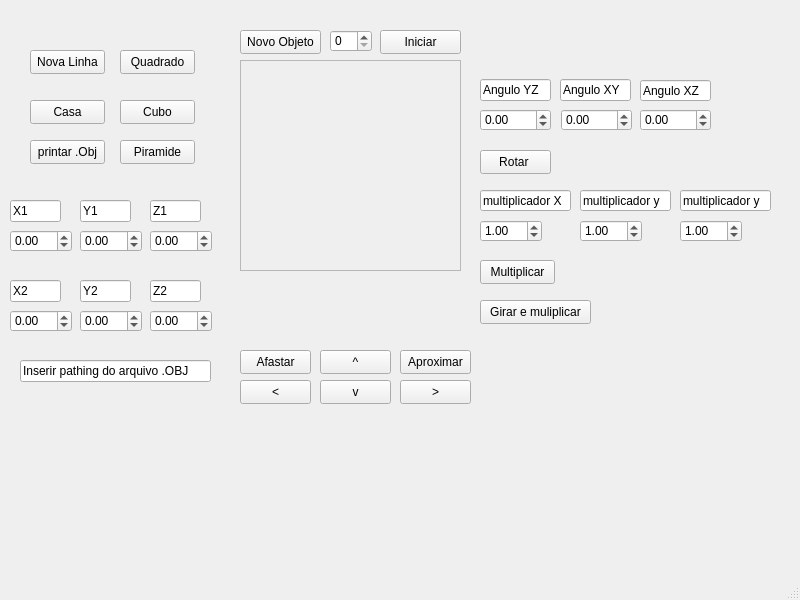
<?xml version="1.0" encoding="UTF-8"?>
<ui version="4.0">
 <class>MainWindow</class>
 <widget class="QMainWindow" name="MainWindow">
  <property name="geometry">
   <rect>
    <x>0</x>
    <y>0</y>
    <width>800</width>
    <height>600</height>
   </rect>
  </property>
  <property name="windowTitle">
   <string>MainWindow</string>
  </property>
  <widget class="QWidget" name="centralwidget">
   <widget class="newFrame" name="frame">
    <property name="geometry">
     <rect>
      <x>240</x>
      <y>60</y>
      <width>221</width>
      <height>211</height>
     </rect>
    </property>
    <property name="frameShape">
     <enum>QFrame::Shape::StyledPanel</enum>
    </property>
    <property name="frameShadow">
     <enum>QFrame::Shadow::Raised</enum>
    </property>
   </widget>
   <widget class="QPushButton" name="pushButton">
    <property name="geometry">
     <rect>
      <x>30</x>
      <y>50</y>
      <width>75</width>
      <height>24</height>
     </rect>
    </property>
    <property name="text">
     <string>Nova Linha</string>
    </property>
   </widget>
   <widget class="QPushButton" name="pushButton_2">
    <property name="geometry">
     <rect>
      <x>240</x>
      <y>30</y>
      <width>81</width>
      <height>24</height>
     </rect>
    </property>
    <property name="text">
     <string>Novo Objeto</string>
    </property>
   </widget>
   <widget class="QDoubleSpinBox" name="x1">
    <property name="geometry">
     <rect>
      <x>10</x>
      <y>230</y>
      <width>62</width>
      <height>22</height>
     </rect>
    </property>
    <property name="minimum">
     <double>-99.989999999999995</double>
    </property>
   </widget>
   <widget class="QDoubleSpinBox" name="y1">
    <property name="geometry">
     <rect>
      <x>80</x>
      <y>230</y>
      <width>62</width>
      <height>22</height>
     </rect>
    </property>
    <property name="minimum">
     <double>-99.989999999999995</double>
    </property>
   </widget>
   <widget class="QDoubleSpinBox" name="x2">
    <property name="geometry">
     <rect>
      <x>10</x>
      <y>310</y>
      <width>62</width>
      <height>22</height>
     </rect>
    </property>
    <property name="minimum">
     <double>-99.989999999999995</double>
    </property>
   </widget>
   <widget class="QDoubleSpinBox" name="y2">
    <property name="geometry">
     <rect>
      <x>80</x>
      <y>310</y>
      <width>62</width>
      <height>22</height>
     </rect>
    </property>
    <property name="minimum">
     <double>-99.989999999999995</double>
    </property>
   </widget>
   <widget class="QLineEdit" name="lineEdit_2">
    <property name="geometry">
     <rect>
      <x>10</x>
      <y>200</y>
      <width>51</width>
      <height>22</height>
     </rect>
    </property>
    <property name="text">
     <string>X1</string>
    </property>
    <property name="readOnly">
     <bool>true</bool>
    </property>
   </widget>
   <widget class="QLineEdit" name="lineEdit_3">
    <property name="geometry">
     <rect>
      <x>80</x>
      <y>200</y>
      <width>51</width>
      <height>22</height>
     </rect>
    </property>
    <property name="text">
     <string>Y1</string>
    </property>
    <property name="readOnly">
     <bool>true</bool>
    </property>
   </widget>
   <widget class="QLineEdit" name="lineEdit_6">
    <property name="geometry">
     <rect>
      <x>10</x>
      <y>280</y>
      <width>51</width>
      <height>22</height>
     </rect>
    </property>
    <property name="text">
     <string>X2</string>
    </property>
    <property name="readOnly">
     <bool>true</bool>
    </property>
   </widget>
   <widget class="QLineEdit" name="lineEdit_7">
    <property name="geometry">
     <rect>
      <x>80</x>
      <y>280</y>
      <width>51</width>
      <height>22</height>
     </rect>
    </property>
    <property name="text">
     <string>Y2</string>
    </property>
    <property name="readOnly">
     <bool>true</bool>
    </property>
   </widget>
   <widget class="QSpinBox" name="Index">
    <property name="geometry">
     <rect>
      <x>330</x>
      <y>30</y>
      <width>42</width>
      <height>22</height>
     </rect>
    </property>
   </widget>
   <widget class="QPushButton" name="pushButton_5">
    <property name="geometry">
     <rect>
      <x>120</x>
      <y>50</y>
      <width>75</width>
      <height>24</height>
     </rect>
    </property>
    <property name="text">
     <string>Quadrado</string>
    </property>
   </widget>
   <widget class="QPushButton" name="pushButton_3">
    <property name="geometry">
     <rect>
      <x>480</x>
      <y>300</y>
      <width>111</width>
      <height>24</height>
     </rect>
    </property>
    <property name="text">
     <string>Girar e muliplicar</string>
    </property>
   </widget>
   <widget class="QDoubleSpinBox" name="anguloZ">
    <property name="geometry">
     <rect>
      <x>561</x>
      <y>109</y>
      <width>71</width>
      <height>22</height>
     </rect>
    </property>
    <property name="minimum">
     <double>-359.990000000000009</double>
    </property>
    <property name="maximum">
     <double>359.990000000000009</double>
    </property>
   </widget>
   <widget class="QLineEdit" name="lineEdit_4">
    <property name="geometry">
     <rect>
      <x>560</x>
      <y>79</y>
      <width>71</width>
      <height>22</height>
     </rect>
    </property>
    <property name="text">
     <string>Angulo XY</string>
    </property>
    <property name="readOnly">
     <bool>true</bool>
    </property>
   </widget>
   <widget class="QLineEdit" name="lineEdit_5">
    <property name="geometry">
     <rect>
      <x>480</x>
      <y>190</y>
      <width>91</width>
      <height>21</height>
     </rect>
    </property>
    <property name="text">
     <string>multiplicador X</string>
    </property>
    <property name="readOnly">
     <bool>true</bool>
    </property>
   </widget>
   <widget class="QLineEdit" name="lineEdit_8">
    <property name="geometry">
     <rect>
      <x>580</x>
      <y>190</y>
      <width>91</width>
      <height>21</height>
     </rect>
    </property>
    <property name="text">
     <string>multiplicador y</string>
    </property>
    <property name="readOnly">
     <bool>true</bool>
    </property>
   </widget>
   <widget class="QDoubleSpinBox" name="multi_y">
    <property name="geometry">
     <rect>
      <x>580</x>
      <y>220</y>
      <width>62</width>
      <height>22</height>
     </rect>
    </property>
    <property name="minimum">
     <double>-99.989999999999995</double>
    </property>
    <property name="maximum">
     <double>99.989999999999995</double>
    </property>
    <property name="value">
     <double>1.000000000000000</double>
    </property>
   </widget>
   <widget class="QDoubleSpinBox" name="multi_x">
    <property name="geometry">
     <rect>
      <x>480</x>
      <y>220</y>
      <width>62</width>
      <height>22</height>
     </rect>
    </property>
    <property name="minimum">
     <double>-99.989999999999995</double>
    </property>
    <property name="maximum">
     <double>99.989999999999995</double>
    </property>
    <property name="value">
     <double>1.000000000000000</double>
    </property>
   </widget>
   <widget class="QPushButton" name="pushButton_4">
    <property name="geometry">
     <rect>
      <x>480</x>
      <y>260</y>
      <width>75</width>
      <height>24</height>
     </rect>
    </property>
    <property name="text">
     <string>Multiplicar</string>
    </property>
   </widget>
   <widget class="QPushButton" name="RemovarOBJ">
    <property name="geometry">
     <rect>
      <x>380</x>
      <y>30</y>
      <width>81</width>
      <height>24</height>
     </rect>
    </property>
    <property name="text">
     <string>Iniciar</string>
    </property>
   </widget>
   <widget class="QPushButton" name="RotarDir">
    <property name="geometry">
     <rect>
      <x>480</x>
      <y>150</y>
      <width>71</width>
      <height>24</height>
     </rect>
    </property>
    <property name="text">
     <string>Rotar </string>
    </property>
   </widget>
   <widget class="QPushButton" name="pushButton_6">
    <property name="geometry">
     <rect>
      <x>320</x>
      <y>350</y>
      <width>71</width>
      <height>24</height>
     </rect>
    </property>
    <property name="text">
     <string>^</string>
    </property>
   </widget>
   <widget class="QPushButton" name="pushButton_7">
    <property name="geometry">
     <rect>
      <x>320</x>
      <y>380</y>
      <width>71</width>
      <height>24</height>
     </rect>
    </property>
    <property name="text">
     <string>v</string>
    </property>
   </widget>
   <widget class="QPushButton" name="pushButton_8">
    <property name="geometry">
     <rect>
      <x>240</x>
      <y>380</y>
      <width>71</width>
      <height>24</height>
     </rect>
    </property>
    <property name="text">
     <string>&lt;</string>
    </property>
   </widget>
   <widget class="QPushButton" name="pushButton_9">
    <property name="geometry">
     <rect>
      <x>400</x>
      <y>380</y>
      <width>71</width>
      <height>24</height>
     </rect>
    </property>
    <property name="text">
     <string>&gt;</string>
    </property>
   </widget>
   <widget class="QPushButton" name="cria_casa">
    <property name="geometry">
     <rect>
      <x>30</x>
      <y>100</y>
      <width>75</width>
      <height>24</height>
     </rect>
    </property>
    <property name="text">
     <string>Casa</string>
    </property>
   </widget>
   <widget class="QDoubleSpinBox" name="z1">
    <property name="geometry">
     <rect>
      <x>150</x>
      <y>230</y>
      <width>62</width>
      <height>22</height>
     </rect>
    </property>
    <property name="minimum">
     <double>-99.989999999999995</double>
    </property>
   </widget>
   <widget class="QDoubleSpinBox" name="z2">
    <property name="geometry">
     <rect>
      <x>150</x>
      <y>310</y>
      <width>62</width>
      <height>22</height>
     </rect>
    </property>
    <property name="minimum">
     <double>-99.989999999999995</double>
    </property>
   </widget>
   <widget class="QLineEdit" name="lineEdit_9">
    <property name="geometry">
     <rect>
      <x>150</x>
      <y>200</y>
      <width>51</width>
      <height>22</height>
     </rect>
    </property>
    <property name="text">
     <string>Z1</string>
    </property>
    <property name="readOnly">
     <bool>true</bool>
    </property>
   </widget>
   <widget class="QLineEdit" name="lineEdit_10">
    <property name="geometry">
     <rect>
      <x>150</x>
      <y>280</y>
      <width>51</width>
      <height>22</height>
     </rect>
    </property>
    <property name="text">
     <string>Z2</string>
    </property>
    <property name="readOnly">
     <bool>true</bool>
    </property>
   </widget>
   <widget class="QDoubleSpinBox" name="anguloY">
    <property name="geometry">
     <rect>
      <x>640</x>
      <y>109</y>
      <width>71</width>
      <height>22</height>
     </rect>
    </property>
    <property name="minimum">
     <double>-359.990000000000009</double>
    </property>
    <property name="maximum">
     <double>359.990000000000009</double>
    </property>
   </widget>
   <widget class="QDoubleSpinBox" name="anguloX">
    <property name="geometry">
     <rect>
      <x>480</x>
      <y>109</y>
      <width>71</width>
      <height>22</height>
     </rect>
    </property>
    <property name="minimum">
     <double>-359.990000000000009</double>
    </property>
    <property name="maximum">
     <double>359.990000000000009</double>
    </property>
   </widget>
   <widget class="QLineEdit" name="lineEdit_11">
    <property name="geometry">
     <rect>
      <x>480</x>
      <y>79</y>
      <width>71</width>
      <height>22</height>
     </rect>
    </property>
    <property name="text">
     <string>Angulo YZ</string>
    </property>
    <property name="readOnly">
     <bool>true</bool>
    </property>
   </widget>
   <widget class="QLineEdit" name="lineEdit_12">
    <property name="geometry">
     <rect>
      <x>640</x>
      <y>80</y>
      <width>71</width>
      <height>21</height>
     </rect>
    </property>
    <property name="text">
     <string>Angulo XZ</string>
    </property>
    <property name="readOnly">
     <bool>true</bool>
    </property>
   </widget>
   <widget class="QDoubleSpinBox" name="multi_y_2">
    <property name="geometry">
     <rect>
      <x>680</x>
      <y>220</y>
      <width>62</width>
      <height>22</height>
     </rect>
    </property>
    <property name="minimum">
     <double>-99.989999999999995</double>
    </property>
    <property name="maximum">
     <double>99.989999999999995</double>
    </property>
    <property name="value">
     <double>1.000000000000000</double>
    </property>
   </widget>
   <widget class="QLineEdit" name="lineEdit_13">
    <property name="geometry">
     <rect>
      <x>680</x>
      <y>190</y>
      <width>91</width>
      <height>21</height>
     </rect>
    </property>
    <property name="text">
     <string>multiplicador y</string>
    </property>
    <property name="readOnly">
     <bool>true</bool>
    </property>
   </widget>
   <widget class="QPushButton" name="pushButton_10">
    <property name="geometry">
     <rect>
      <x>120</x>
      <y>100</y>
      <width>75</width>
      <height>24</height>
     </rect>
    </property>
    <property name="text">
     <string>Cubo</string>
    </property>
   </widget>
   <widget class="QPushButton" name="pushButton_11">
    <property name="geometry">
     <rect>
      <x>120</x>
      <y>140</y>
      <width>75</width>
      <height>24</height>
     </rect>
    </property>
    <property name="text">
     <string>Piramide</string>
    </property>
   </widget>
   <widget class="QPushButton" name="pushButton_12">
    <property name="geometry">
     <rect>
      <x>30</x>
      <y>140</y>
      <width>75</width>
      <height>24</height>
     </rect>
    </property>
    <property name="text">
     <string>printar .Obj</string>
    </property>
   </widget>
   <widget class="QLineEdit" name="lineEdit_14">
    <property name="geometry">
     <rect>
      <x>20</x>
      <y>360</y>
      <width>191</width>
      <height>22</height>
     </rect>
    </property>
    <property name="text">
     <string>Inserir pathing do arquivo .OBJ</string>
    </property>
    <property name="readOnly">
     <bool>false</bool>
    </property>
   </widget>
   <widget class="QPushButton" name="Afastar">
    <property name="geometry">
     <rect>
      <x>240</x>
      <y>350</y>
      <width>71</width>
      <height>24</height>
     </rect>
    </property>
    <property name="text">
     <string>Afastar</string>
    </property>
   </widget>
   <widget class="QPushButton" name="Aproximar">
    <property name="geometry">
     <rect>
      <x>400</x>
      <y>350</y>
      <width>71</width>
      <height>24</height>
     </rect>
    </property>
    <property name="text">
     <string>Aproximar</string>
    </property>
   </widget>
  </widget>
  <widget class="QMenuBar" name="menubar">
   <property name="geometry">
    <rect>
     <x>0</x>
     <y>0</y>
     <width>800</width>
     <height>22</height>
    </rect>
   </property>
  </widget>
  <widget class="QStatusBar" name="statusbar"/>
 </widget>
 <customwidgets>
  <customwidget>
   <class>newFrame</class>
   <extends>QFrame</extends>
   <header>newframe.h</header>
   <container>1</container>
   <slots>
    <slot>NewLinha()</slot>
    <slot>Atualizar()</slot>
    <slot>Rotar()</slot>
    <slot>Escalar()</slot>
    <slot>New()</slot>
    <slot>ReadObj()</slot>
    <slot>Acima()</slot>
    <slot>Abaixo()</slot>
    <slot>Direita()</slot>
    <slot>Esquerda()</slot>
    <slot>Afastar()</slot>
    <slot>Aproximar()</slot>
    <slot>FazerQuadrado()</slot>
    <slot>Iniciar()</slot>
    <slot>SoRodar()</slot>
    <slot>FazerCasa()</slot>
    <slot>Cubo()</slot>
    <slot>Piramide()</slot>
   </slots>
  </customwidget>
 </customwidgets>
 <resources/>
 <connections>
  <connection>
   <sender>pushButton</sender>
   <signal>clicked()</signal>
   <receiver>frame</receiver>
   <slot>NewLinha()</slot>
   <hints>
    <hint type="sourcelabel">
     <x>72</x>
     <y>78</y>
    </hint>
    <hint type="destinationlabel">
     <x>257</x>
     <y>99</y>
    </hint>
   </hints>
  </connection>
  <connection>
   <sender>pushButton_2</sender>
   <signal>clicked()</signal>
   <receiver>frame</receiver>
   <slot>New()</slot>
   <hints>
    <hint type="sourcelabel">
     <x>289</x>
     <y>59</y>
    </hint>
    <hint type="destinationlabel">
     <x>249</x>
     <y>124</y>
    </hint>
   </hints>
  </connection>
  <connection>
   <sender>pushButton_2</sender>
   <signal>clicked()</signal>
   <receiver>Index</receiver>
   <slot>stepUp()</slot>
   <hints>
    <hint type="sourcelabel">
     <x>248</x>
     <y>64</y>
    </hint>
    <hint type="destinationlabel">
     <x>340</x>
     <y>63</y>
    </hint>
   </hints>
  </connection>
  <connection>
   <sender>pushButton_5</sender>
   <signal>clicked()</signal>
   <receiver>frame</receiver>
   <slot>FazerQuadrado()</slot>
   <hints>
    <hint type="sourcelabel">
     <x>176</x>
     <y>87</y>
    </hint>
    <hint type="destinationlabel">
     <x>270</x>
     <y>101</y>
    </hint>
   </hints>
  </connection>
  <connection>
   <sender>pushButton_5</sender>
   <signal>clicked()</signal>
   <receiver>Index</receiver>
   <slot>stepUp()</slot>
   <hints>
    <hint type="sourcelabel">
     <x>163</x>
     <y>77</y>
    </hint>
    <hint type="destinationlabel">
     <x>336</x>
     <y>61</y>
    </hint>
   </hints>
  </connection>
  <connection>
   <sender>pushButton_3</sender>
   <signal>clicked()</signal>
   <receiver>frame</receiver>
   <slot>Rotar()</slot>
   <hints>
    <hint type="sourcelabel">
     <x>518</x>
     <y>345</y>
    </hint>
    <hint type="destinationlabel">
     <x>252</x>
     <y>163</y>
    </hint>
   </hints>
  </connection>
  <connection>
   <sender>pushButton_4</sender>
   <signal>clicked()</signal>
   <receiver>frame</receiver>
   <slot>Escalar()</slot>
   <hints>
    <hint type="sourcelabel">
     <x>516</x>
     <y>292</y>
    </hint>
    <hint type="destinationlabel">
     <x>460</x>
     <y>276</y>
    </hint>
   </hints>
  </connection>
  <connection>
   <sender>RotarDir</sender>
   <signal>clicked()</signal>
   <receiver>frame</receiver>
   <slot>SoRodar()</slot>
   <hints>
    <hint type="sourcelabel">
     <x>490</x>
     <y>195</y>
    </hint>
    <hint type="destinationlabel">
     <x>400</x>
     <y>249</y>
    </hint>
   </hints>
  </connection>
  <connection>
   <sender>pushButton_6</sender>
   <signal>clicked()</signal>
   <receiver>frame</receiver>
   <slot>Acima()</slot>
   <hints>
    <hint type="sourcelabel">
     <x>339</x>
     <y>389</y>
    </hint>
    <hint type="destinationlabel">
     <x>325</x>
     <y>277</y>
    </hint>
   </hints>
  </connection>
  <connection>
   <sender>pushButton_7</sender>
   <signal>clicked()</signal>
   <receiver>frame</receiver>
   <slot>Abaixo()</slot>
   <hints>
    <hint type="sourcelabel">
     <x>361</x>
     <y>418</y>
    </hint>
    <hint type="destinationlabel">
     <x>381</x>
     <y>283</y>
    </hint>
   </hints>
  </connection>
  <connection>
   <sender>pushButton_9</sender>
   <signal>clicked()</signal>
   <receiver>frame</receiver>
   <slot>Direita()</slot>
   <hints>
    <hint type="sourcelabel">
     <x>432</x>
     <y>414</y>
    </hint>
    <hint type="destinationlabel">
     <x>434</x>
     <y>284</y>
    </hint>
   </hints>
  </connection>
  <connection>
   <sender>pushButton_8</sender>
   <signal>clicked()</signal>
   <receiver>frame</receiver>
   <slot>Esquerda()</slot>
   <hints>
    <hint type="sourcelabel">
     <x>283</x>
     <y>424</y>
    </hint>
    <hint type="destinationlabel">
     <x>288</x>
     <y>273</y>
    </hint>
   </hints>
  </connection>
  <connection>
   <sender>cria_casa</sender>
   <signal>clicked()</signal>
   <receiver>frame</receiver>
   <slot>FazerCasa()</slot>
   <hints>
    <hint type="sourcelabel">
     <x>72</x>
     <y>145</y>
    </hint>
    <hint type="destinationlabel">
     <x>249</x>
     <y>145</y>
    </hint>
   </hints>
  </connection>
  <connection>
   <sender>cria_casa</sender>
   <signal>clicked()</signal>
   <receiver>Index</receiver>
   <slot>stepUp()</slot>
   <hints>
    <hint type="sourcelabel">
     <x>34</x>
     <y>137</y>
    </hint>
    <hint type="destinationlabel">
     <x>351</x>
     <y>66</y>
    </hint>
   </hints>
  </connection>
  <connection>
   <sender>RemovarOBJ</sender>
   <signal>clicked()</signal>
   <receiver>Index</receiver>
   <slot>stepDown()</slot>
   <hints>
    <hint type="sourcelabel">
     <x>460</x>
     <y>75</y>
    </hint>
    <hint type="destinationlabel">
     <x>361</x>
     <y>64</y>
    </hint>
   </hints>
  </connection>
  <connection>
   <sender>pushButton_10</sender>
   <signal>clicked()</signal>
   <receiver>frame</receiver>
   <slot>Cubo()</slot>
   <hints>
    <hint type="sourcelabel">
     <x>163</x>
     <y>133</y>
    </hint>
    <hint type="destinationlabel">
     <x>247</x>
     <y>177</y>
    </hint>
   </hints>
  </connection>
  <connection>
   <sender>pushButton_10</sender>
   <signal>clicked()</signal>
   <receiver>Index</receiver>
   <slot>stepUp()</slot>
   <hints>
    <hint type="sourcelabel">
     <x>176</x>
     <y>136</y>
    </hint>
    <hint type="destinationlabel">
     <x>355</x>
     <y>64</y>
    </hint>
   </hints>
  </connection>
  <connection>
   <sender>pushButton_11</sender>
   <signal>clicked()</signal>
   <receiver>frame</receiver>
   <slot>Piramide()</slot>
   <hints>
    <hint type="sourcelabel">
     <x>155</x>
     <y>175</y>
    </hint>
    <hint type="destinationlabel">
     <x>242</x>
     <y>197</y>
    </hint>
   </hints>
  </connection>
  <connection>
   <sender>pushButton_12</sender>
   <signal>clicked()</signal>
   <receiver>frame</receiver>
   <slot>ReadObj()</slot>
   <hints>
    <hint type="sourcelabel">
     <x>78</x>
     <y>177</y>
    </hint>
    <hint type="destinationlabel">
     <x>253</x>
     <y>216</y>
    </hint>
   </hints>
  </connection>
  <connection>
   <sender>RemovarOBJ</sender>
   <signal>clicked()</signal>
   <receiver>frame</receiver>
   <slot>Iniciar()</slot>
   <hints>
    <hint type="sourcelabel">
     <x>445</x>
     <y>62</y>
    </hint>
    <hint type="destinationlabel">
     <x>452</x>
     <y>100</y>
    </hint>
   </hints>
  </connection>
  <connection>
   <sender>Aproximar</sender>
   <signal>clicked()</signal>
   <receiver>frame</receiver>
   <slot>Aproximar()</slot>
   <hints>
    <hint type="sourcelabel">
     <x>435</x>
     <y>387</y>
    </hint>
    <hint type="destinationlabel">
     <x>440</x>
     <y>284</y>
    </hint>
   </hints>
  </connection>
  <connection>
   <sender>Afastar</sender>
   <signal>clicked()</signal>
   <receiver>frame</receiver>
   <slot>Afastar()</slot>
   <hints>
    <hint type="sourcelabel">
     <x>268</x>
     <y>379</y>
    </hint>
    <hint type="destinationlabel">
     <x>275</x>
     <y>282</y>
    </hint>
   </hints>
  </connection>
 </connections>
</ui>
